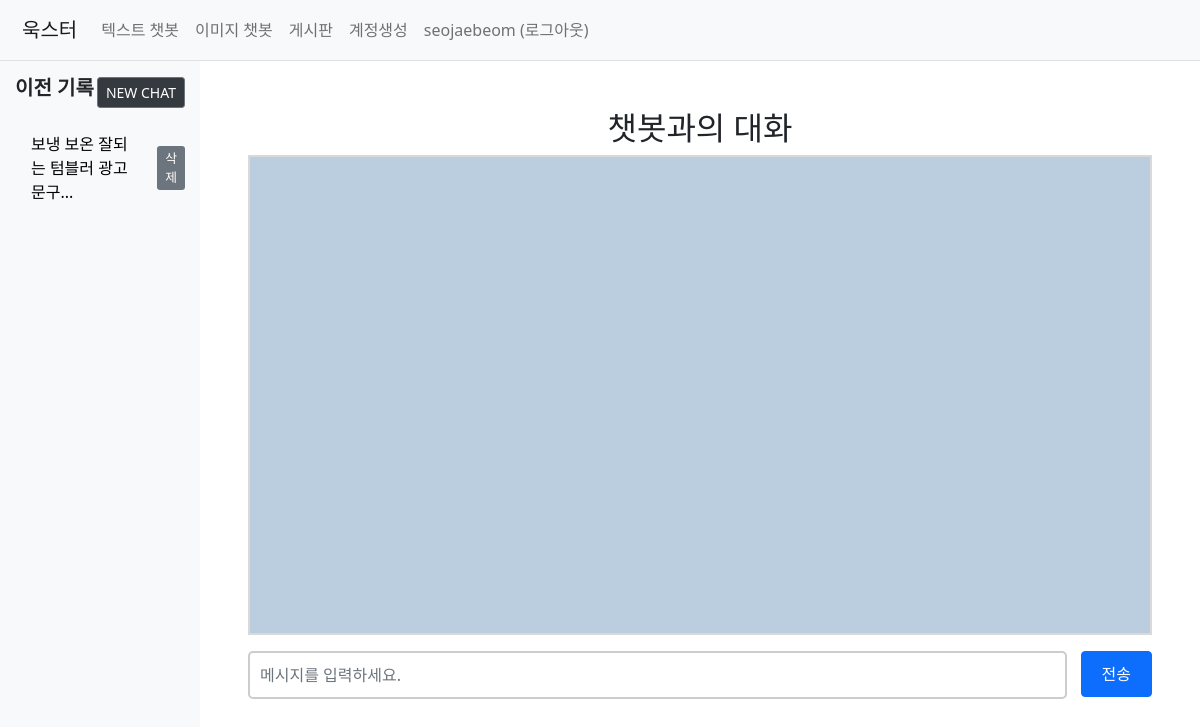
The page /chatbot/chat (signed in) on the database as committed earlier.
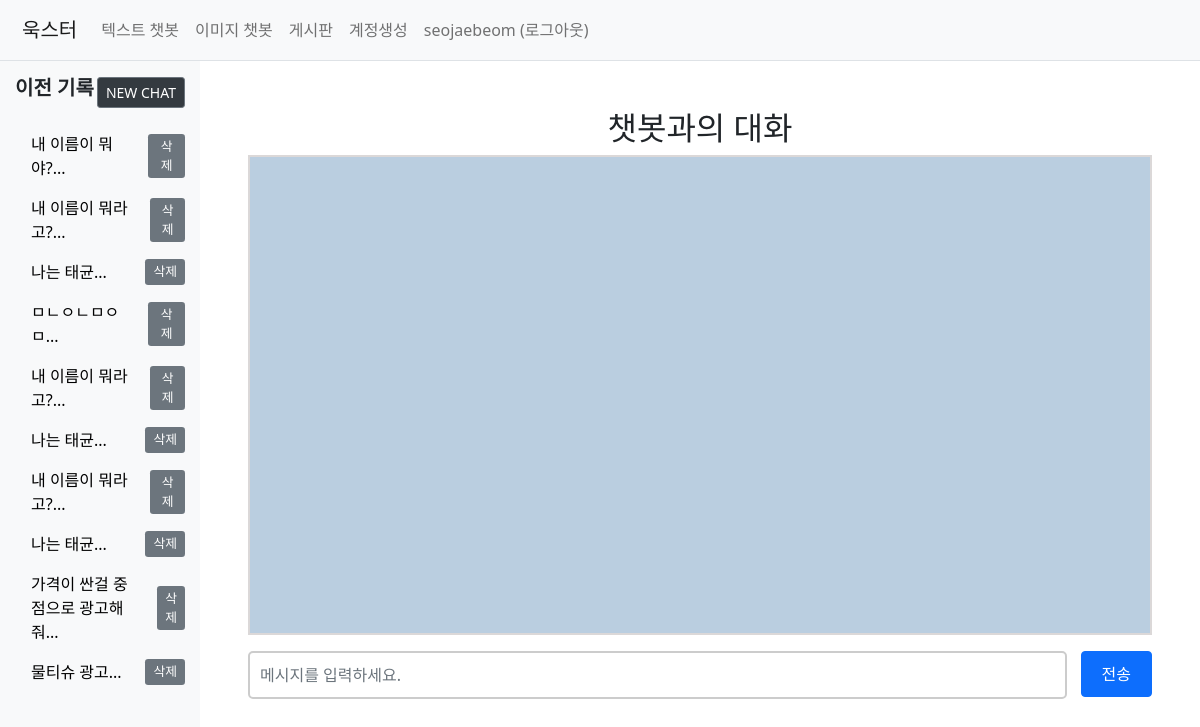
The same page on the database as committed later.
### my_flask_app/models.py (models this page shows, shortened)
class ChatHistory(db.Model):
    __tablename__ = 'chat_history'
    id = db.Column(db.Integer, primary_key=True, autoincrement=True)
    user_id = db.Column(db.Integer, db.ForeignKey('user.id'), nullable=False)
    user_question = db.Column(db.Text, nullable=True)
    maked_text = db.Column(db.Text, nullable=False)
    maked_image_url = db.Column(db.Text, nullable=True)
    created_at = db.Column(db.DateTime, default=datetime.utcnow, nullable=False)
    type = db.Column(db.String(20), nullable=False)

### my_flask_app/views/text_chatbot.py (the view)
@bp.route('/chat', methods=['GET'])
def chat_page():
    if current_user.is_authenticated:
        chat_histories = ChatHistory.query.filter_by(user_id=current_user.id, type='text').order_by(ChatHistory.created_at.desc()).all()
    else:
        chat_histories = []
    return render_template('chatbot/text_chatbot.html', chat_histories=chat_histories)

### my_flask_app/templates/chatbot/text_chatbot.html (shortened to what this page needs)
{% extends "history_sidebar.html" %}
{% block main_content %}
<div class="container mt-5">
    <h2 class="text-center">챗봇과의 대화</h2>
    <div class="chat-container" id="chatContainer" style="height: 60vh; overflow-y: auto;">
    </div>
    <div class="input-group mt-3">
        <input type="text" class="form-control" id="userInput" placeholder="메시지를 입력하세요.">
        <div class="input-group-append">
            <button class="btn btn-primary" id="sendButton">전송</button>
        </div>
    </div>
</div>
{% endblock %}

### my_flask_app/templates/history_sidebar.html (shortened to what this page needs)
{% extends "base.html" %}
{% block content %}
<div class="container-fluid">
    <div class="row">
        <nav id="sidebar" class="col-md-3 col-lg-2 d-md-block bg-light sidebar" style="height: 100vh; overflow-y: auto;">
            <div class="sidebar-sticky">
                <div class="d-flex justify-content-between align-items-center mb-3">
                    <h5 class="sidebar-heading">이전 기록</h5>
                    <button class="btn btn-secondary btn-sm" id="newChatButton">NEW CHAT</button>
                </div>
                <ul class="nav flex-column" id="chatHistoryList">
                    {% if chat_histories %}
                        {% for history in chat_histories %}
                            <li class="nav-item d-flex justify-content-between align-items-center">
                                <a href="#" class="nav-link chat-history-link" data-id="{{ history.id }}" onclick="loadChatHistory(this.dataset.id)">
                                    {{ history.user_question[:20] }}...
                                </a>
                                <button class="btn btn-danger btn-sm delete-button" data-id="{{ history.id }}" onclick="deleteChatHistory(this.dataset.id)">삭제</button>
                            </li>
                        {% endfor %}
                    {% else %}
                        <li class="nav-item">
                            <span>로그인 후 채팅 기록을 볼 수 있습니다.</span>
                        </li>
                    {% endif %}
                </ul>
            </div>
        </nav>
        <main class="col-md-9 ml-sm-auto col-lg-10 px-md-4">
            {% block main_content %}{% endblock %}
        </main>
    </div>
</div>
{% endblock %}

Rows that differ between the two databases and show on the page:
removed ChatHistory: user_question "보냉 보온 잘되는 텀블러 광고문구"
added ChatHistory: user_question "내 이름이 뭐야?"
added ChatHistory: user_question "내 이름이 뭐라고?"
added ChatHistory: user_question "나는 태균"
added ChatHistory: user_question "ㅁㄴㅇㄴㅁㅇㅁ"
added ChatHistory: user_question "내 이름이 뭐라고?"
now on this page (row edited): ChatHistory: user_question "나는 태균"
added ChatHistory: user_question "내 이름이 뭐라고?"
added ChatHistory: user_question "나는 태균"
added ChatHistory: user_question "가격이 싼걸 중점으로 광고해줘"
added ChatHistory: user_question "물티슈 광고"
